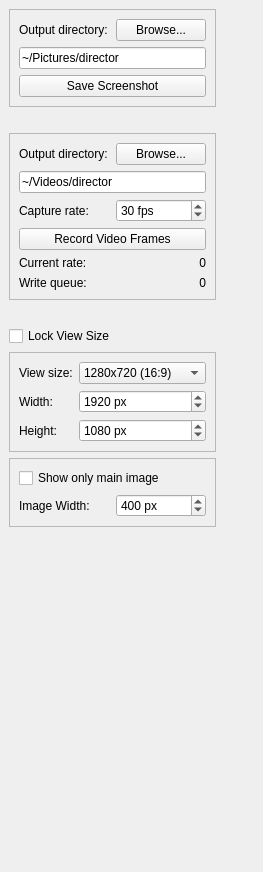
<?xml version="1.0" encoding="UTF-8"?>
<ui version="4.0">
 <class>screenGrabberPanel</class>
 <widget class="QWidget" name="screenGrabberPanel">
  <property name="geometry">
   <rect>
    <x>0</x>
    <y>0</y>
    <width>263</width>
    <height>872</height>
   </rect>
  </property>
  <property name="sizePolicy">
   <sizepolicy hsizetype="Preferred" vsizetype="Preferred">
    <horstretch>0</horstretch>
    <verstretch>0</verstretch>
   </sizepolicy>
  </property>
  <property name="windowTitle">
   <string>Screen Grabber</string>
  </property>
  <layout class="QVBoxLayout" name="verticalLayout_2">
   <property name="spacing">
    <number>0</number>
   </property>
   <property name="margin">
    <number>0</number>
   </property>
   <item>
    <widget class="QScrollArea" name="scrollArea">
     <property name="frameShape">
      <enum>QFrame::NoFrame</enum>
     </property>
     <property name="horizontalScrollBarPolicy">
      <enum>Qt::ScrollBarAlwaysOff</enum>
     </property>
     <property name="widgetResizable">
      <bool>true</bool>
     </property>
     <widget class="QWidget" name="scrollAreaWidgetContents">
      <property name="geometry">
       <rect>
        <x>0</x>
        <y>0</y>
        <width>263</width>
        <height>872</height>
       </rect>
      </property>
      <layout class="QGridLayout" name="gridLayout_3">
       <item row="0" column="0">
        <widget class="QFrame" name="frame_2">
         <property name="frameShape">
          <enum>QFrame::StyledPanel</enum>
         </property>
         <property name="frameShadow">
          <enum>QFrame::Raised</enum>
         </property>
         <layout class="QGridLayout" name="gridLayout_4">
          <item row="0" column="0">
           <widget class="QLabel" name="label_4">
            <property name="text">
             <string>Output directory:</string>
            </property>
           </widget>
          </item>
          <item row="0" column="1">
           <widget class="QPushButton" name="screenshotOutputBrowseButton">
            <property name="text">
             <string>Browse...</string>
            </property>
           </widget>
          </item>
          <item row="1" column="0" colspan="2">
           <widget class="QLineEdit" name="screenshotOutputDirectory">
            <property name="text">
             <string>~/Pictures/director</string>
            </property>
           </widget>
          </item>
          <item row="2" column="0" colspan="2">
           <widget class="QPushButton" name="saveScreenshotButton">
            <property name="text">
             <string>Save Screenshot</string>
            </property>
           </widget>
          </item>
         </layout>
        </widget>
       </item>
       <item row="1" column="0">
        <spacer name="verticalSpacer">
         <property name="orientation">
          <enum>Qt::Vertical</enum>
         </property>
         <property name="sizeType">
          <enum>QSizePolicy::Fixed</enum>
         </property>
         <property name="sizeHint" stdset="0">
          <size>
           <width>20</width>
           <height>20</height>
          </size>
         </property>
        </spacer>
       </item>
       <item row="2" column="0">
        <widget class="QFrame" name="frame">
         <property name="frameShape">
          <enum>QFrame::StyledPanel</enum>
         </property>
         <property name="frameShadow">
          <enum>QFrame::Raised</enum>
         </property>
         <layout class="QGridLayout" name="gridLayout">
          <item row="2" column="0">
           <widget class="QLabel" name="captureRateLabel">
            <property name="text">
             <string>Capture rate:</string>
            </property>
           </widget>
          </item>
          <item row="3" column="0" colspan="2">
           <widget class="QPushButton" name="recordMovieButton">
            <property name="text">
             <string>Record Video Frames</string>
            </property>
            <property name="checkable">
             <bool>true</bool>
            </property>
            <property name="checked">
             <bool>false</bool>
            </property>
           </widget>
          </item>
          <item row="0" column="0">
           <widget class="QLabel" name="moveOutputDirectoryLabel">
            <property name="text">
             <string>Output directory:</string>
            </property>
           </widget>
          </item>
          <item row="4" column="0">
           <widget class="QLabel" name="currentRateLabel">
            <property name="text">
             <string>Current rate:</string>
            </property>
           </widget>
          </item>
          <item row="2" column="1">
           <widget class="QSpinBox" name="captureRateSpin">
            <property name="suffix">
             <string> fps</string>
            </property>
            <property name="minimum">
             <number>1</number>
            </property>
            <property name="maximum">
             <number>99</number>
            </property>
            <property name="value">
             <number>30</number>
            </property>
           </widget>
          </item>
          <item row="1" column="0" colspan="2">
           <widget class="QLineEdit" name="movieOutputDirectory">
            <property name="text">
             <string>~/Videos/director</string>
            </property>
           </widget>
          </item>
          <item row="5" column="0">
           <widget class="QLabel" name="writeQueueLabel">
            <property name="text">
             <string>Write queue:</string>
            </property>
           </widget>
          </item>
          <item row="4" column="1">
           <widget class="QLabel" name="currentRateValueLabel">
            <property name="text">
             <string>0</string>
            </property>
            <property name="alignment">
             <set>Qt::AlignRight|Qt::AlignTrailing|Qt::AlignVCenter</set>
            </property>
           </widget>
          </item>
          <item row="5" column="1">
           <widget class="QLabel" name="writeQueueValueLabel">
            <property name="text">
             <string>0</string>
            </property>
            <property name="alignment">
             <set>Qt::AlignRight|Qt::AlignTrailing|Qt::AlignVCenter</set>
            </property>
           </widget>
          </item>
          <item row="0" column="1">
           <widget class="QPushButton" name="movieOutputBrowseButton">
            <property name="text">
             <string>Browse...</string>
            </property>
           </widget>
          </item>
         </layout>
        </widget>
       </item>
       <item row="2" column="1">
        <spacer name="horizontalSpacer">
         <property name="orientation">
          <enum>Qt::Horizontal</enum>
         </property>
         <property name="sizeType">
          <enum>QSizePolicy::Expanding</enum>
         </property>
         <property name="sizeHint" stdset="0">
          <size>
           <width>1</width>
           <height>20</height>
          </size>
         </property>
        </spacer>
       </item>
       <item row="3" column="0">
        <spacer name="verticalSpacer_2">
         <property name="orientation">
          <enum>Qt::Vertical</enum>
         </property>
         <property name="sizeType">
          <enum>QSizePolicy::Fixed</enum>
         </property>
         <property name="sizeHint" stdset="0">
          <size>
           <width>20</width>
           <height>20</height>
          </size>
         </property>
        </spacer>
       </item>
       <item row="4" column="0">
        <widget class="QCheckBox" name="lockViewSizeCheck">
         <property name="text">
          <string>Lock View Size</string>
         </property>
        </widget>
       </item>
       <item row="5" column="0">
        <widget class="QFrame" name="viewSizeFrame">
         <property name="frameShape">
          <enum>QFrame::StyledPanel</enum>
         </property>
         <property name="frameShadow">
          <enum>QFrame::Raised</enum>
         </property>
         <layout class="QGridLayout" name="gridLayout_2">
          <item row="0" column="0">
           <widget class="QLabel" name="label">
            <property name="text">
             <string>View size:</string>
            </property>
           </widget>
          </item>
          <item row="0" column="1">
           <widget class="QComboBox" name="viewSizeCombo">
            <item>
             <property name="text">
              <string>1280x720 (16:9)</string>
             </property>
            </item>
            <item>
             <property name="text">
              <string>1920x1080 (16:9)</string>
             </property>
            </item>
            <item>
             <property name="text">
              <string>960x720 (4:3)</string>
             </property>
            </item>
            <item>
             <property name="text">
              <string>1440x1080 (4:3)</string>
             </property>
            </item>
            <item>
             <property name="text">
              <string>Custom</string>
             </property>
            </item>
           </widget>
          </item>
          <item row="1" column="0">
           <widget class="QLabel" name="label_2">
            <property name="text">
             <string>Width:</string>
            </property>
           </widget>
          </item>
          <item row="1" column="1">
           <widget class="QSpinBox" name="viewWidthSpin">
            <property name="suffix">
             <string> px</string>
            </property>
            <property name="minimum">
             <number>1</number>
            </property>
            <property name="maximum">
             <number>9999</number>
            </property>
            <property name="value">
             <number>1920</number>
            </property>
           </widget>
          </item>
          <item row="2" column="0">
           <widget class="QLabel" name="label_3">
            <property name="text">
             <string>Height:</string>
            </property>
           </widget>
          </item>
          <item row="2" column="1">
           <widget class="QSpinBox" name="viewHeightSpin">
            <property name="suffix">
             <string> px</string>
            </property>
            <property name="minimum">
             <number>1</number>
            </property>
            <property name="maximum">
             <number>9999</number>
            </property>
            <property name="value">
             <number>1080</number>
            </property>
           </widget>
          </item>
         </layout>
        </widget>
       </item>
       <item row="7" column="0">
        <spacer name="verticalSpacer_3">
         <property name="orientation">
          <enum>Qt::Vertical</enum>
         </property>
         <property name="sizeHint" stdset="0">
          <size>
           <width>20</width>
           <height>0</height>
          </size>
         </property>
        </spacer>
       </item>
       <item row="6" column="0">
        <widget class="QFrame" name="frame_3">
         <property name="frameShape">
          <enum>QFrame::StyledPanel</enum>
         </property>
         <property name="frameShadow">
          <enum>QFrame::Raised</enum>
         </property>
         <layout class="QGridLayout" name="gridLayout">
          <item row="1" column="0">
           <widget class="QLabel" name="imageWidgetWidthLabel">
            <property name="text">
             <string>Image Width:</string>
            </property>
           </widget>
          </item>
          <item row="0" column="0" colspan="2">
           <widget class="QCheckBox" name="showMainImageCheck">
            <property name="text">
             <string>Show only main image</string>
            </property>
            <property name="checked">
             <bool>false</bool>
            </property>
           </widget>
          </item>
          <item row="1" column="1">
           <widget class="QSpinBox" name="imageWidgetWidthSpin">
            <property name="suffix">
             <string> px</string>
            </property>
            <property name="minimum">
             <number>25</number>
            </property>
            <property name="maximum">
             <number>1000</number>
            </property>
            <property name="value">
             <number>400</number>
            </property>
           </widget>
          </item>
         </layout>
        </widget>
       </item>
      </layout>
      <zorder>verticalSpacer_3</zorder>
      <zorder>frame</zorder>
      <zorder>frame_2</zorder>
      <zorder>verticalSpacer_2</zorder>
      <zorder>verticalSpacer</zorder>
      <zorder>viewSizeFrame</zorder>
      <zorder>lockViewSizeCheck</zorder>
      <zorder>horizontalSpacer</zorder>
      <zorder>frame_3</zorder>
     </widget>
    </widget>
   </item>
  </layout>
 </widget>
 <resources/>
 <connections/>
</ui>
